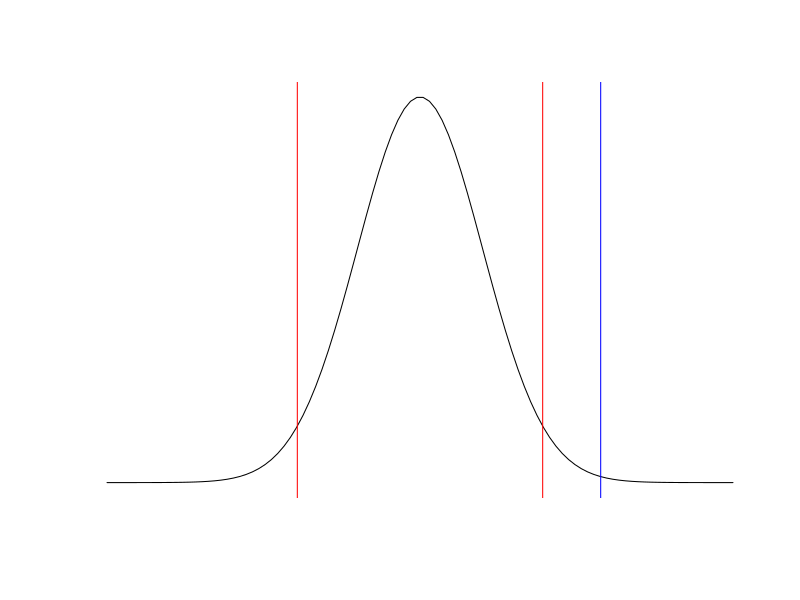

This chart was generated by the following R code:
#############################################################
############# HYPOTHESIS TESTING ############################
#############################################################

#The avarage IQ of the adult population is 100 with a standart deviation of 15. A researcher beleives this value has changed. The researcher decided to test
#the IQ of 75 random adults. The average IQ of the sample is 105. Is there enough evidence to suggest the average IQ has changed?


####################### First step: state the null and alernative hypothesis############################################

#H0(null hypothesis): iqmean= 100
#Ha(alternative hypothesis): iqmean != 100
#because Ha stataes "not equal" we need to performa a two tailed test (check both is it has increased or decreased)
n <- 75
sPopulation <- 15
meanPopulation <- 100
meanSample <- 105


####################### Second step: choose the level of significance (a) #############################################

#a is the aeria under the curve in each tail where if ou result lies the H0 will be rejected (rejectipon region), in this case this is not given to use.
#We will use a=0.05, so 0.025 for each tail
a <- 0.025


####################### Third step: Find critical value ###############################################################

#critical value is the point (z value) that separates the tails as defined from a to the main curve
#the standart deviation of the population is given so we will use a  z test

criticalRight <- qnorm(a,lower.tail=FALSE)
criticalleft <-qnorm(a)
criticalleft

####################### Four step: Find test statistic ###############################################################

#a z test statistic in our case
zTestStat <- (meanSample-meanPopulation )/(sPopulation/sqrt(n))
zTestStat
####################### Five step: Find test statistic ###############################################################

# zTest < criticalRight and as we can also see from our graph the test statistic lies on the rejection aeria
#and so we will reject the H0 and accept the Ha

x <- seq(-5,5,length=100)*sPopulation + meanPopulation
hx <- dnorm(x,meanPopulation,sPopulation)

plot(x, hx, type="n", xlab="", ylab="",
     axes=FALSE)

i <- x >= 80 & x <= 120
lines(x, hx)

abline(v=((criticalRight * sPopulation)+meanPopulation), col="red")
abline(v=(meanPopulation-(criticalRight * sPopulation)), col="red")
abline(v=((zTestStat*sPopulation)+meanPopulation), col="blue")









